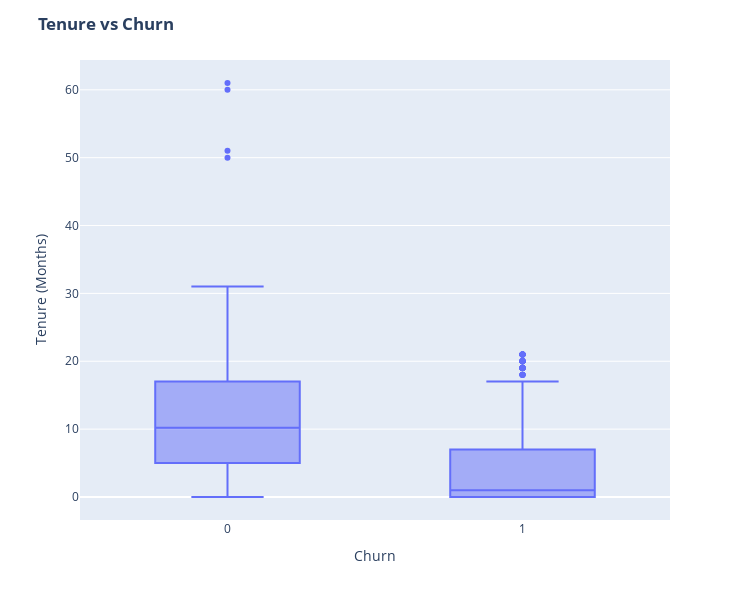

Notebook code for this chart:
### Markdown cell above
The City Tier with the highest OrderCount is 1 with 	10835 orders

### Code cell
fig = px.box(df, x='Churn', y = 'Tenure')

# Update yaxis properties
fig.update_yaxes(title_text='Tenure (Months)', row=1, col=1)
# Update xaxis properties
fig.update_xaxes(title_text='Churn', row=1, col=1)

# Update size and title
fig.update_layout(autosize=True, width=750, height=600,
    title_font=dict(size=25, family='Courier'),
    title='<b>Tenure vs Churn</b>',
)

fig.show()

### Figure 1 — Plotly figure (JSON) as saved in the notebook; plotly's stock layout.template omitted (floating-point values rounded to 4 significant figures; data arrays with more than 128 entries replaced by an {"elided": "..."} marker saying what was removed)
{"data": [{"alignmentgroup": "True", "hovertemplate": "Churn=%{x}<br>Tenure=%{y}<extra></extra>", "legendgroup": "", "marker": {"color": "#636efa"}, "name": "", "notched": false, "offsetgroup": "", "orientation": "v", "showlegend": false, "type": "box", "x": {"elided": "5630 int values"}, "x0": " ", "xaxis": "x", "y": {"elided": "5630 float values"}, "y0": " ", "yaxis": "y"}], "layout": {"autosize": true, "boxmode": "group", "height": 600, "legend": {"tracegroupgap": 0}, "margin": {"t": 60}, "title": {"text": "<b>Tenure vs Churn</b>"}, "width": 750, "xaxis": {"anchor": "y", "domain": [0, 1], "title": {"text": "Churn"}}, "yaxis": {"anchor": "x", "domain": [0, 1], "title": {"text": "Tenure (Months)"}}}}
